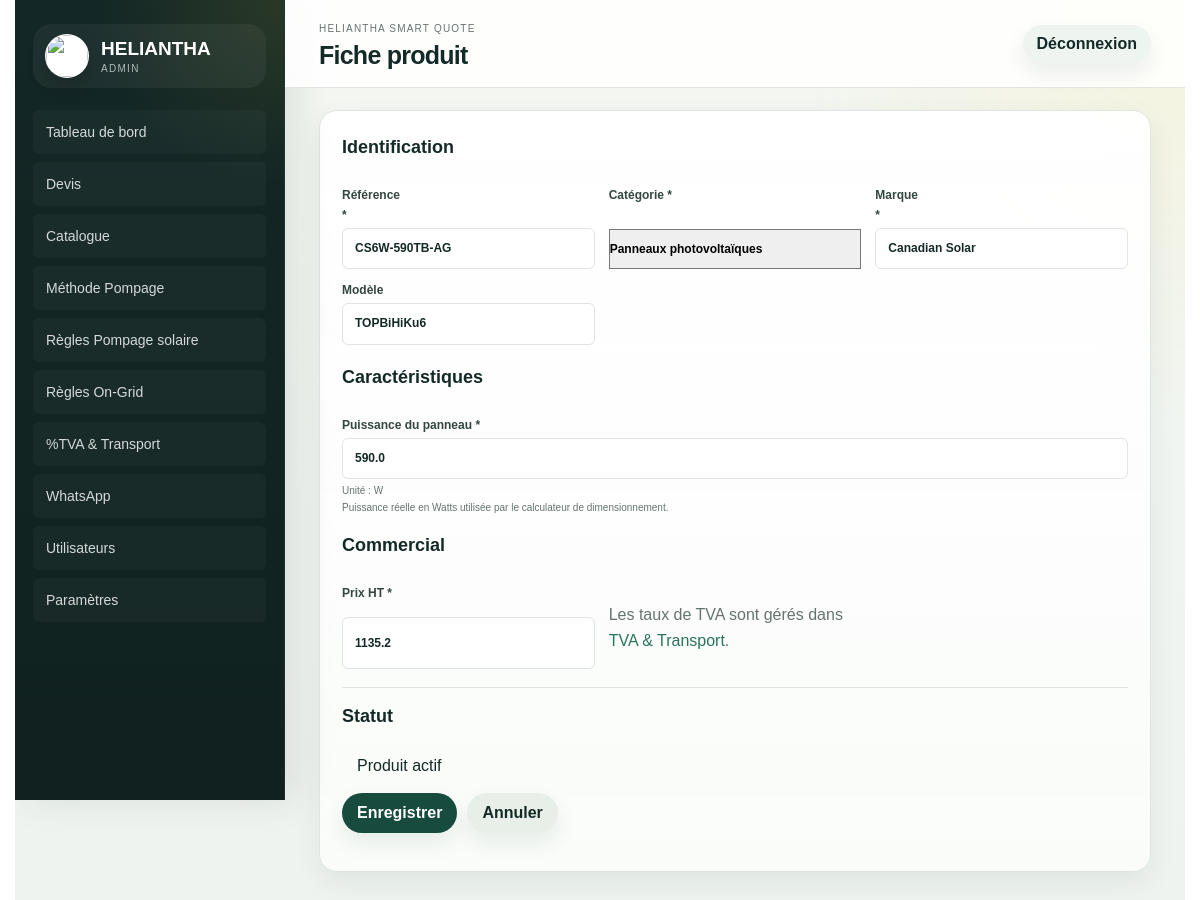
The page /admin/catalogue/2/edit (signed in) on the database its author committed.
### tables this page shows
CREATE TABLE products (
    id INTEGER PRIMARY KEY AUTOINCREMENT,
    reference TEXT NOT NULL UNIQUE,
    category TEXT NOT NULL,
    subcategory TEXT,
    brand TEXT,
    model TEXT,
    description TEXT,
    power_kw REAL,
    power_w REAL,
    voltage REAL,
    current_amp REAL,
    capacity_kwh REAL,
    capacity_l REAL,
    efficiency REAL,
    technology TEXT,
    technical_specs_json TEXT,
    purchase_price REAL,
    sale_price REAL,
    supplier TEXT,
    stock REAL,
    unit TEXT,
    warranty TEXT,
    vat_rate REAL,
    currency TEXT NOT NULL DEFAULT 'DH',
    datasheet_url TEXT,
    demo INTEGER NOT NULL DEFAULT 0,
    preferred INTEGER NOT NULL DEFAULT 0,
    priority INTEGER NOT NULL DEFAULT 0,
    active INTEGER NOT NULL DEFAULT 1,
    created_at TEXT NOT NULL DEFAULT CURRENT_TIMESTAMP,
    updated_at TEXT NOT NULL DEFAULT CURRENT_TIMESTAMP
);

### app/routes.py (the view, shortened to what this page needs)
@bp.route("/admin/catalogue/<int:product_id>/edit", methods=["GET", "POST"])
def admin_catalog_edit(product_id):
    product = get_product(product_id)
    if not product:
        abort(404)
    errors = {}
    is_ajax = _catalog_is_ajax()
    if request.method == "GET" and (is_ajax or request.args.get("format") == "json"):
        return jsonify({
            "ok": True,
            "success": True,
            "product": _catalog_product_json(product),
        })
    return render_template(
        "admin/catalog_form.html",
        product=_catalog_form_view_product(product),
        errors=errors,
        category_options=category_options(),
        technical_fields=technical_fields_by_category(),
    )

### app/catalog.py (called while the page is built)
def _token(value: Any) -> str:
    normalized = unicodedata.normalize("NFKD", str(value or "").strip().lower())
    ascii_value = "".join(character for character in normalized if not unicodedata.combining(character))
    return re.sub(r"[^a-z0-9]+", "_", ascii_value).strip("_")

def category_options() -> list[dict[str, str]]:
    return [{"value": key, "label": item["label"]} for key, item in CATALOG_CATEGORIES.items()]

def normalize_category(value: Any) -> str:
    normalized = CATEGORY_ALIASES.get(_token(value))
    if not normalized:
        raise ProductValidationError({"category": "Categorie produit non reconnue."})
    return normalized

def technical_fields_for(category: Any) -> list[dict[str, Any]]:
    try:
        return [dict(field) for field in TECHNICAL_FIELDS.get(normalize_category(category), [])]
    except ProductValidationError:
        return []

def technical_fields_by_category() -> dict[str, list[dict[str, Any]]]:
    return {key: technical_fields_for(key) for key in CATALOG_CATEGORIES}

### app/db.py (called while the page is built)
def get_db():
    if "db" not in g:
        database = current_app.config["DATABASE"]
        if database == ":memory:":
            with _SCHEMA_LOCK:
                memory = current_app.extensions.get("heliantha_memory_database")
                if memory is None:
                    uri = f"file:heliantha-{uuid4().hex}?mode=memory&cache=shared"
                    memory = (uri, sqlite3.connect(uri, uri=True))
                    current_app.extensions["heliantha_memory_database"] = memory
            g.db = sqlite3.connect(memory[0], uri=True)
        else:
            g.db = sqlite3.connect(database)
        g.db.row_factory = sqlite3.Row
    return g.db

def _ensure_database_initialized(db):
    app_context = has_app_context()
    if app_context and g.get("heliantha_initialized_connection") is db:
        return
    sentinel = "SELECT 1 FROM sqlite_master WHERE type = 'table' AND name = 'users' LIMIT 1"
    if db.execute(sentinel).fetchone() is None:
        with _SCHEMA_LOCK:
            if db.execute(sentinel).fetchone() is None:
                ensure_schema(db)
    if app_context:
        g.heliantha_initialized_connection = db

def loads(value, default=None):
    if value in (None, ""):
        return {} if default is None else default
    try:
        return json.loads(value)
    except (TypeError, json.JSONDecodeError):
        return {} if default is None else default

### app/routes.py (called while the page is built)
def _catalog_is_ajax():
    return _admin_is_ajax()

### templates/admin/catalog_form.html (shortened to what this page needs)
{% extends "admin/base.html" %}
{% block page_title %}Fiche produit{% endblock %}
{% block content %}
{% set flashed_errors = get_flashed_messages(category_filter=['error']) %}
{% set specs = product.get('form_specs', product.get('technical_specs', {})) if product else {} %}
{% set current_category = product.get('category', '') if product else '' %}
{% set current_fields = technical_fields.get(current_category, []) if current_category else [] %}
{% set choice_labels = {
  'on_grid': 'On-Grid',
  'off_grid': 'Off-Grid',
  'hybrid': 'Hybride',
  'monophase': 'Monophasé',
  'triphase': 'Triphasé',
  'dc': 'DC',
  'ac': 'AC'
} %}
<form class="panel form-panel catalog-form" method="post" data-catalog-form>
  <div class="form-section">
    <h2>Identification</h2>
    <div class="form-grid">
      <label data-pump-reference-field {% if current_category == 'pumps' %}hidden{% endif %}>
        Référence <span data-non-pump-required-marker {% if current_category == 'pumps' %}hidden{% endif %}>*</span>
        <input name="reference" value="{{ product.get('reference', '') if product else '' }}" {% if current_category != 'pumps' %}required{% endif %}>
      </label>
      <label>
        Catégorie *
        <select name="category" id="catalog-category" required>
          {% for option in category_options %}
          <option value="{{ option.value }}" {% if product and product.get('category') == option.value %}selected{% endif %}>{{ option.label }}</option>
          {% endfor %}
        </select>
      </label>
      <label>
        Marque <span data-non-pump-required-marker {% if current_category == 'pumps' %}hidden{% endif %}>*</span>
        <input name="brand" value="{{ product.get('brand', '') if product else '' }}" {% if current_category != 'pumps' %}required{% endif %}>
      </label>
      <label>
        Modèle
        <input name="model" value="{{ product.get('model', '') if product else '' }}">
      </label>
    </div>
  </div>
  <div id="catalog-tech-shell">
    {% if current_category and current_fields %}
    <div class="form-section" id="catalog-tech-section">
      <h2>Caractéristiques</h2>
      <div id="catalog-characteristics">
        <div class="form-grid">
          {% for field in current_fields %}
          {% set raw_value = specs.get(field.key, '') %}
          {% set form_name = field.get('form_name', 'spec_' ~ field.key) %}
          <label class="{% if field.key in ['power_w', 'power_kw', 'capacity_kwh', 'power_hp', 'tank_volume_l', 'section_mm2', 'curve_points'] %}full{% endif %}">
            {{ field.label }}{% if field.required %} *{% endif %}
            {% if field.kind == 'choice' %}
              <select name="{{ form_name }}" {% if field.required %}required data-required="1"{% endif %}>
                <option value="">Choisir</option>
                {% for choice in field.choices %}
                <option value="{{ choice }}" {% if raw_value == choice %}selected{% endif %}>{{ choice_labels.get(choice, choice) }}</option>
                {% endfor %}
              </select>
            {% else %}
              <input
                {% if field.kind in ['number', 'integer', 'percent'] %}type="number" step="{% if field.kind == 'integer' %}1{% else %}any{% endif %}"{% endif %}
                name="{{ form_name }}"
                value="{{ raw_value }}"
                {% if field.min is defined %}min="{{ field.min }}"{% endif %}
                {% if field.max is defined %}max="{{ field.max }}"{% endif %}
                {% if field.required %}required data-required="1"{% endif %}
              >
            {% endif %}
            {% if field.unit %}<small>Unité : {{ field.unit }}</small>{% endif %}
            {% if field.help %}<small>{{ field.help }}</small>{% endif %}
          </label>
          {% endfor %}
        </div>
      </div>
    </div>
    {% endif %}
  </div>
  <div class="form-section">
    <h2>Commercial</h2>
    <div class="form-grid">
      <label>
        <span data-current-price-label>{{ "Prix interne PT *" if current_category == "pumps" else "Prix HT *" }}</span>
        <input type="number" step="any" min="0" name="sale_price" value="{{ product.get('sale_price', '') if product else '' }}" required>
      </label>
      <p class="muted">Les taux de TVA sont gérés dans <a href="{{ url_for('main.admin_tva') }}">TVA &amp; Transport</a>.</p>
    </div>
  </div>
  <div class="form-section">
    <h2>Statut</h2>
    <label class="checkbox">
      Produit actif
    </label>
  </div>
  <div class="detail-actions">
    <button class="admin-button" type="submit">Enregistrer</button>
    <a class="admin-button secondary" href="{{ url_for('main.admin_catalog') }}">Annuler</a>
  </div>
</form>
{% endblock %}

### rows shown on the page
products: reference "CS6W-590TB-AG", category "Panneaux photovoltaïques", brand "Canadian Solar", model "TOPBiHiKu6", current_fields "590.0", sale_price "1135.2"

### other values the page prints
{{ field.label }} "Puissance du panneau"
{{ field.unit }} "W"
{{ field.help }} "Puissance réelle en Watts utilisée par le calculateur de dimensionnement."
